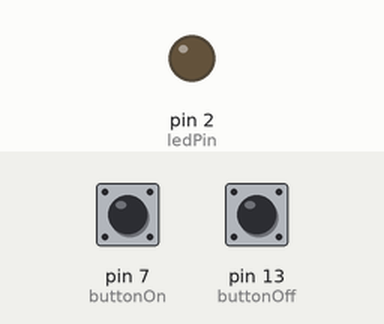
The sketch below on a simulated Arduino Uno, built with avr-gcc and run on an emulated ATmega328P. Shown: output pins drawn as LEDs (lit = HIGH). The test bench sets the inputs (shaded band); at power-on: pin 7 (buttonOn) HIGH, pin 13 (buttonOff) HIGH.

Above: at 1.2 s.
1.3 s: pin 7 (buttonOn) pulled LOW for 0.15 s
At 2.5 s:
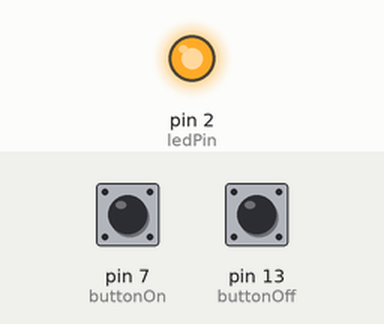
2.9 s: pin 13 (buttonOff) pulled LOW for 0.15 s
At 3.9 s:
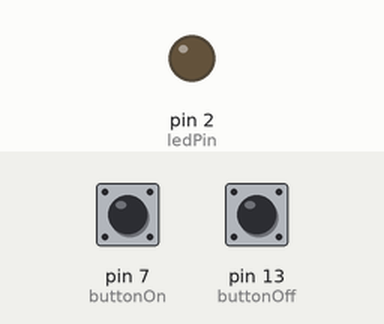
4.5 s: pin 7 (buttonOn) pulled LOW for 1 s
At 5.1 s:
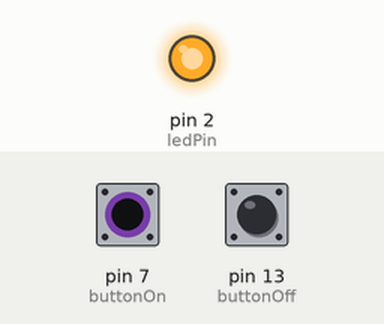
7.0 s: pin 7 (buttonOn) driven LOW and pin 13 (buttonOff) driven LOW
At 7.3 s:
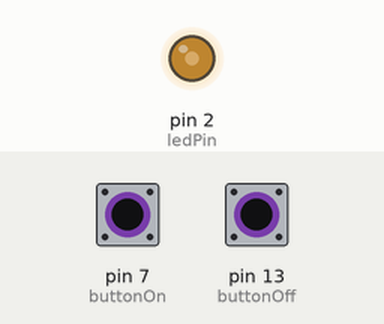
8.5 s: pin 13 (buttonOff) driven HIGH
At 9.2 s:
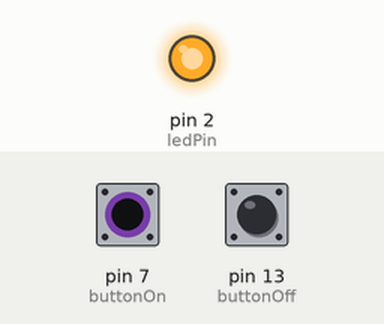
Timing chart, 0 to 11.0 s (numbered marks = the images above; inputs shaded):
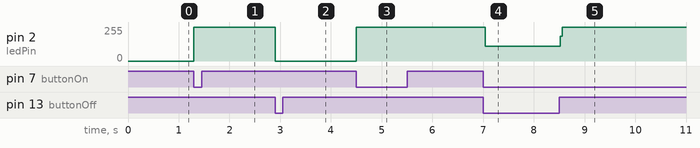

The sketch:

digital_inputs.ino
```cpp
int ledPin = 2;
int buttonOn = 7;
int buttonOff = 13;

void setup() {
  pinMode(ledPin, OUTPUT);
  pinMode(buttonOn, INPUT_PULLUP);
  pinMode(buttonOff, INPUT_PULLUP);
}

void loop() {
  if(digitalRead(buttonOn) == LOW) digitalWrite(ledPin, HIGH);
  if(digitalRead(buttonOff) == LOW) digitalWrite(ledPin, LOW);
}
```

Measured:
- after the input at 1.3 s, pin 2 (ledPin): 0/255 → 255/255 at once
- after the input at 2.9 s, pin 2 (ledPin): 255/255 → 0/255 at once
- after the input at 4.5 s, pin 2 (ledPin): 0/255 → 255/255 at once
- after the input at 7.0 s, pin 2 (ledPin): 255/255 → 112/255 at once
- after the input at 8.5 s, pin 2 (ledPin): 112/255 → 255/255 at once
